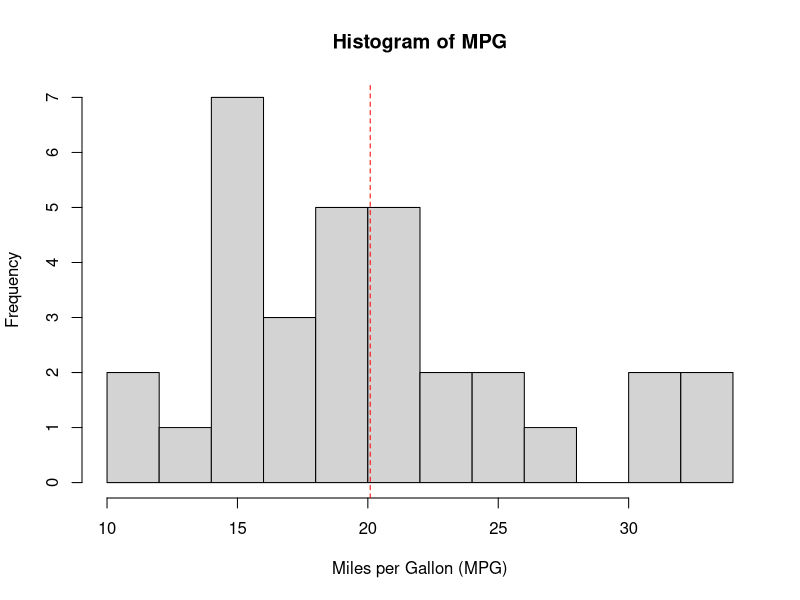
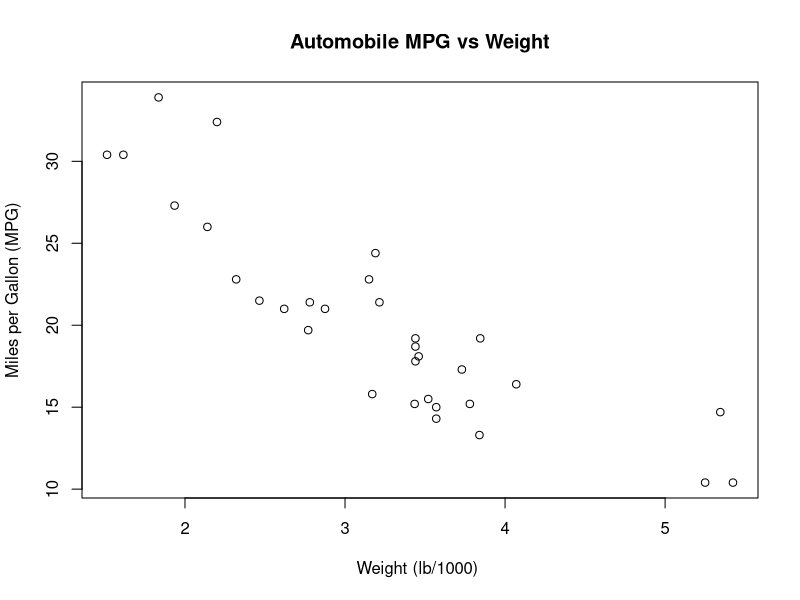

Write the R code that produced these figures, in order.
## ---- chunk 1
# Let's load some pre-defined R data
data(mtcars)
help (mtcars)
# Let's peek into the data
head(mtcars)
# Let's see its structure
str(mtcars)
## ---- chunk 2

# Let's calculate the average MPG consumption
mean(mtcars$mpg)
# Let's calculate the standard deviation
sd(mtcars$mpg)
# Shortcut, calculate  summary statistics
summary(mtcars$mpg)

# let's generate an histogram of the mpg variable with 10 bars
hist(mtcars$mpg,breaks=10,main="Histogram of MPG", xlab="Miles per Gallon (MPG)")
# Let's draw a vertical line at the mean
abline(v=mean(mtcars$mpg),col="red",lty=2)

# Calculate some bi-variate stats
#let's plot MPG vs weight
plot(mtcars$wt,mtcars$mpg, main="Automobile MPG vs Weight", ylab="Miles per Gallon (MPG)",xlab="Weight (lb/1000) ")

#There is a clear (inverse) relationship between both
#Let's calculate correlation
cor(mtcars$mpg,mtcars$wt)
